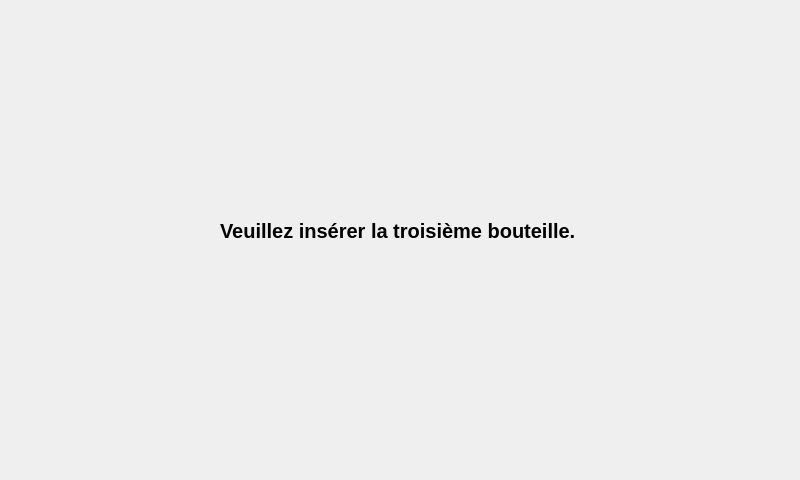
<?xml version="1.0" encoding="UTF-8"?>
<ui version="4.0">
 <class>pageetalo3</class>
 <widget class="QWidget" name="pageetalo3">
  <property name="geometry">
   <rect>
    <x>0</x>
    <y>0</y>
    <width>800</width>
    <height>480</height>
   </rect>
  </property>
  <property name="windowTitle">
   <string>Form</string>
  </property>
  <widget class="QLabel" name="label">
   <property name="geometry">
    <rect>
     <x>220</x>
     <y>200</y>
     <width>391</width>
     <height>61</height>
    </rect>
   </property>
   <property name="font">
    <font>
     <pointsize>15</pointsize>
     <bold>true</bold>
    </font>
   </property>
   <property name="text">
    <string>Veuillez insérer la troisième bouteille.</string>
   </property>
  </widget>
 </widget>
 <resources/>
 <connections/>
</ui>
